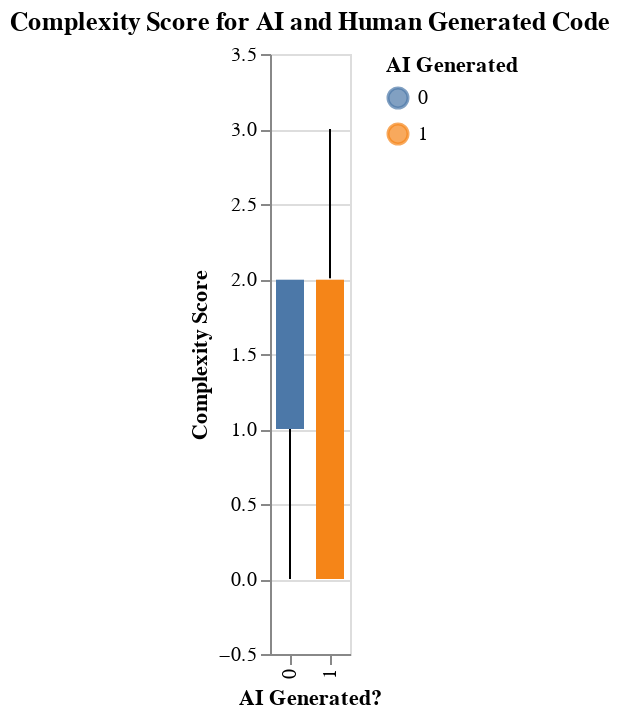

Notebook source saved alongside this figure:
### Code cell
alt.Chart(df).mark_boxplot().encode(
    alt.Y("complexity_score:Q", title="Complexity Score", scale=alt.Scale(padding=10)),
    alt.X("ai_generated:N", title="AI Generated?"),
    color=alt.Color("ai_generated:N", title="AI Generated")
).properties(
    title="Complexity Score for AI and Human Generated Code"
)

### Figure 1 — Vega-Lite specification as saved in the notebook (floating-point values rounded to 4 significant figures; data arrays with more than 128 entries replaced by an {"elided": "..."} marker saying what was removed)
{"config": {"view": {"continuousWidth": 300, "continuousHeight": 300}}, "data": {"name": "data-cfd67bd7ae8da0a12d4ad9ac3105c5cb"}, "mark": {"type": "boxplot"}, "encoding": {"color": {"field": "ai_generated", "title": "AI Generated", "type": "nominal"}, "x": {"field": "ai_generated", "title": "AI Generated?", "type": "nominal"}, "y": {"field": "complexity_score", "scale": {"padding": 10}, "title": "Complexity Score", "type": "quantitative"}}, "title": "Complexity Score for AI and Human Generated Code", "$schema": "https://vega.github.io/schema/vega-lite/v5.8.0.json", "datasets": {"data-cfd67bd7ae8da0a12d4ad9ac3105c5cb": {"elided": "1500 records"}}}
